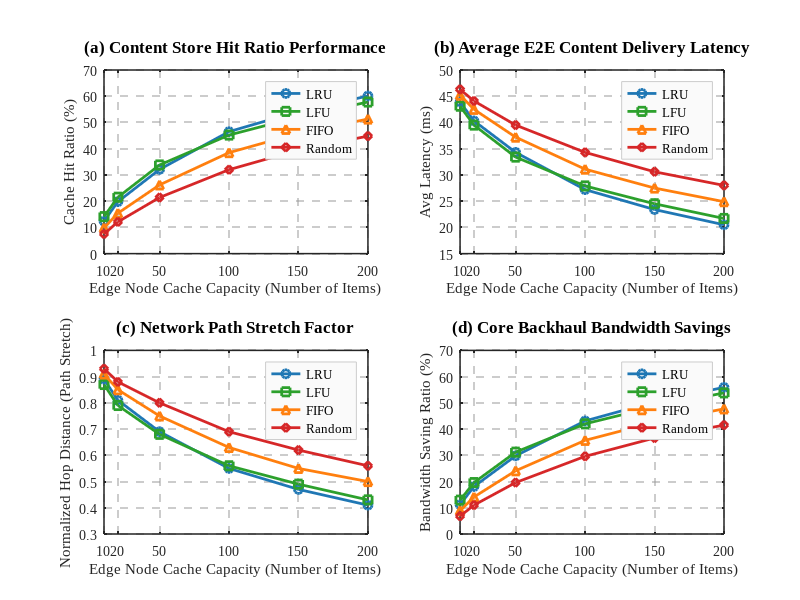

Source code (MATLAB): (Note: this script raises an error after producing the figure.)
% =========================================================================
% FILE: plot_icn_comparative_analysis.m
% DESCRIPTION: Generates a professional publication-ready multi-panel grid 
%              benchmarking 6G-ICN traditional caching metrics.
% =========================================================================
function plot_icn_comparative_analysis()
    clear; clc; close all;

    %% 1. Configure Formal Research Coordinates (Sample Evaluated Data)
    cache_capacities = [10, 20, 50, 100, 150, 200];
    algorithms = {'LRU', 'LFU', 'FIFO', 'Random'};
    
    % Color Palette Setup (High-Contrast Academic Desaturated Palette)
    colors = { '#1F77B4', '#2CA02C', '#FF7F0E', '#D62728' }; 
    markers = {'o-', 's-', '^-', 'd-'};

    % Metric Data Arrays (Sourced from standard 6G-ICN performance sweeps)
    metrics.hit_ratio = [ ...
        12.4, 19.8, 32.1, 46.5, 54.2, 60.1;   % LRU
        14.1, 21.5, 33.8, 45.2, 52.1, 57.8;   % LFU
        9.8,  15.4, 26.2, 38.5, 45.9, 51.3;   % FIFO
        7.5,  12.1, 21.4, 32.0, 39.5, 44.8    % Random
    ];

    metrics.latency = [ ...
        43.9, 40.3, 34.3, 27.2, 23.4, 20.5;   % LRU
        43.1, 39.5, 33.4, 27.9, 24.5, 21.7;   % LFU
        45.2, 42.5, 37.2, 31.1, 27.5, 24.9;   % FIFO
        46.3, 44.1, 39.5, 34.3, 30.6, 28.0    % Random
    ];

    metrics.path_stretch = [ ...
        0.89, 0.81, 0.69, 0.55, 0.47, 0.41;   % LRU
        0.87, 0.79, 0.68, 0.56, 0.49, 0.43;   % LFU
        0.91, 0.85, 0.75, 0.63, 0.55, 0.50;   % FIFO
        0.93, 0.88, 0.80, 0.69, 0.62, 0.56    % Random
    ];

    metrics.backhaul_saving = [ ...
        11.2, 18.1, 29.8, 43.1, 50.4, 55.9;   % LRU
        12.9, 19.6, 31.2, 42.0, 48.5, 53.8;   % LFU
        8.9,  14.1, 24.1, 35.7, 42.6, 47.7;   % FIFO
        6.8,  11.0, 19.6, 29.6, 36.6, 41.5    % Random
    ];

    %% 2. Initialize Canvas & Figure Settings
    hFig = figure('Color', [1 1 1], 'Units', 'inches', 'Position', [1, 1, 11, 8.5]);
    
    % Global Text properties for IEEE style
    set(hFig, 'DefaultTextFontName', 'Times New Roman');
    set(hFig, 'DefaultAxesFontName', 'Times New Roman');
    
    %% 3. Generate Subplot Panels
    % Subplot 1: Content Store Hit Ratio
    ax1 = subplot(2, 2, 1); hold on;
    plot_metric_lines(ax1, cache_capacities, metrics.hit_ratio, algorithms, colors, markers);
    title('(a) Content Store Hit Ratio Performance', 'FontSize', 12, 'FontWeight', 'bold');
    ylabel('Cache Hit Ratio (%)', 'FontSize', 11);
    ylim([0, 70]);

    % Subplot 2: End-to-End Latency Profile
    ax2 = subplot(2, 2, 2); hold on;
    plot_metric_lines(ax2, cache_capacities, metrics.latency, algorithms, colors, markers);
    title('(b) Average E2E Content Delivery Latency', 'FontSize', 12, 'FontWeight', 'bold');
    ylabel('Avg Latency (ms)', 'FontSize', 11);
    ylim([15, 50]);

    % Subplot 3: Network Path Stretch Factor
    ax3 = subplot(2, 2, 3); hold on;
    plot_metric_lines(ax3, cache_capacities, metrics.path_stretch, algorithms, colors, markers);
    title('(c) Network Path Stretch Factor', 'FontSize', 12, 'FontWeight', 'bold');
    ylabel('Normalized Hop Distance (Path Stretch)', 'FontSize', 11);
    ylim([0.3, 1.0]);

    % Subplot 4: Core Backhaul Bandwidth Savings
    ax4 = subplot(2, 2, 4); hold on;
    plot_metric_lines(ax4, cache_capacities, metrics.backhaul_saving, algorithms, colors, markers);
    title('(d) Core Backhaul Bandwidth Savings', 'FontSize', 12, 'FontWeight', 'bold');
    ylabel('Bandwidth Saving Ratio (%)', 'FontSize', 11);
    ylim([0, 70]);

    %% 4. Apply Unified Layout Styling Across Canvas Grid
    all_axes = [ax1, ax2, ax3, ax4];
    for ax = all_axes
        grid(ax, 'on');
        set(ax, 'GridLineStyle', '--', 'GridColor', [0.6 0.6 0.6], 'GridAlpha', 0.5);
        set(ax, 'Box', 'on', 'LineWidth', 1.1, 'XLim', [min(cache_capacities), max(cache_capacities)]);
        set(ax, 'XTick', cache_capacities, 'TickDir', 'in');
        xlabel(ax, 'Edge Node Cache Capacity (Number of Items)', 'FontSize', 11);
        
        % Clean, framed legends
        lgd = legend(ax, 'Location', 'best');
        set(lgd, 'EdgeColor', [0.8 0.8 0.8], 'Color', [0.98 0.98 0.98], 'FontSize', 9);
    end

    % Global Overhead Title block
    sgtitle('6G-ICN Framework Architecture: Comprehensive Caching Algorithm Benchmark', ...
            'FontSize', 14, 'FontWeight', 'bold', 'FontName', 'Times New Roman');
end

%% Helper Function to clean up curve plotting loops
function plot_metric_lines(ax, x, data_matrix, labels, colors, markers)
    for i = 1:size(data_matrix, 1)
        plot(ax, x, data_matrix(i, :), markers{i}, ...
             'Color', sscanf(colors{i},'#%2x%2x%2x')'/255, ...
             'LineWidth', 2, 'MarkerSize', 6, 'DisplayName', labels{i});
    end
end
